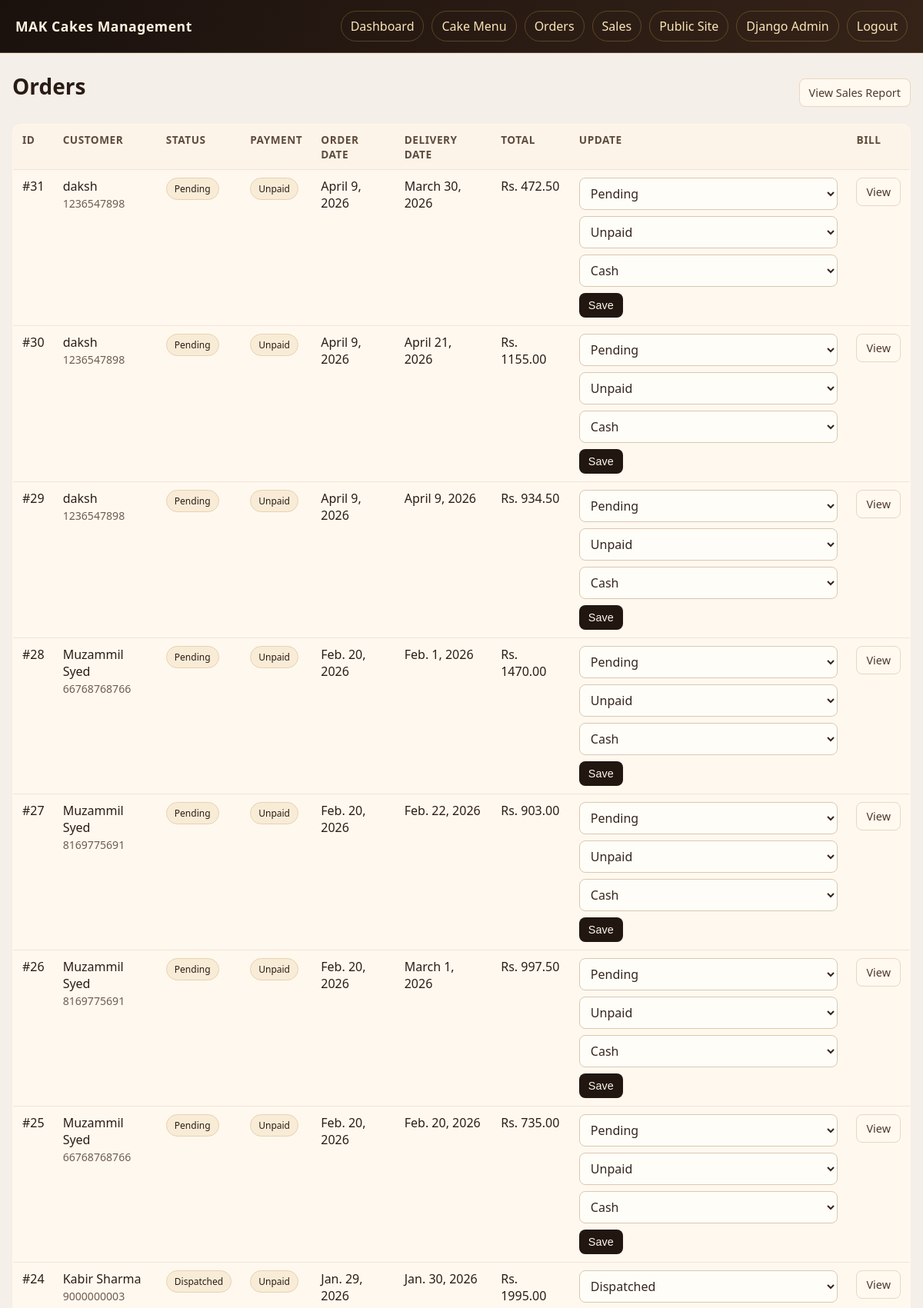
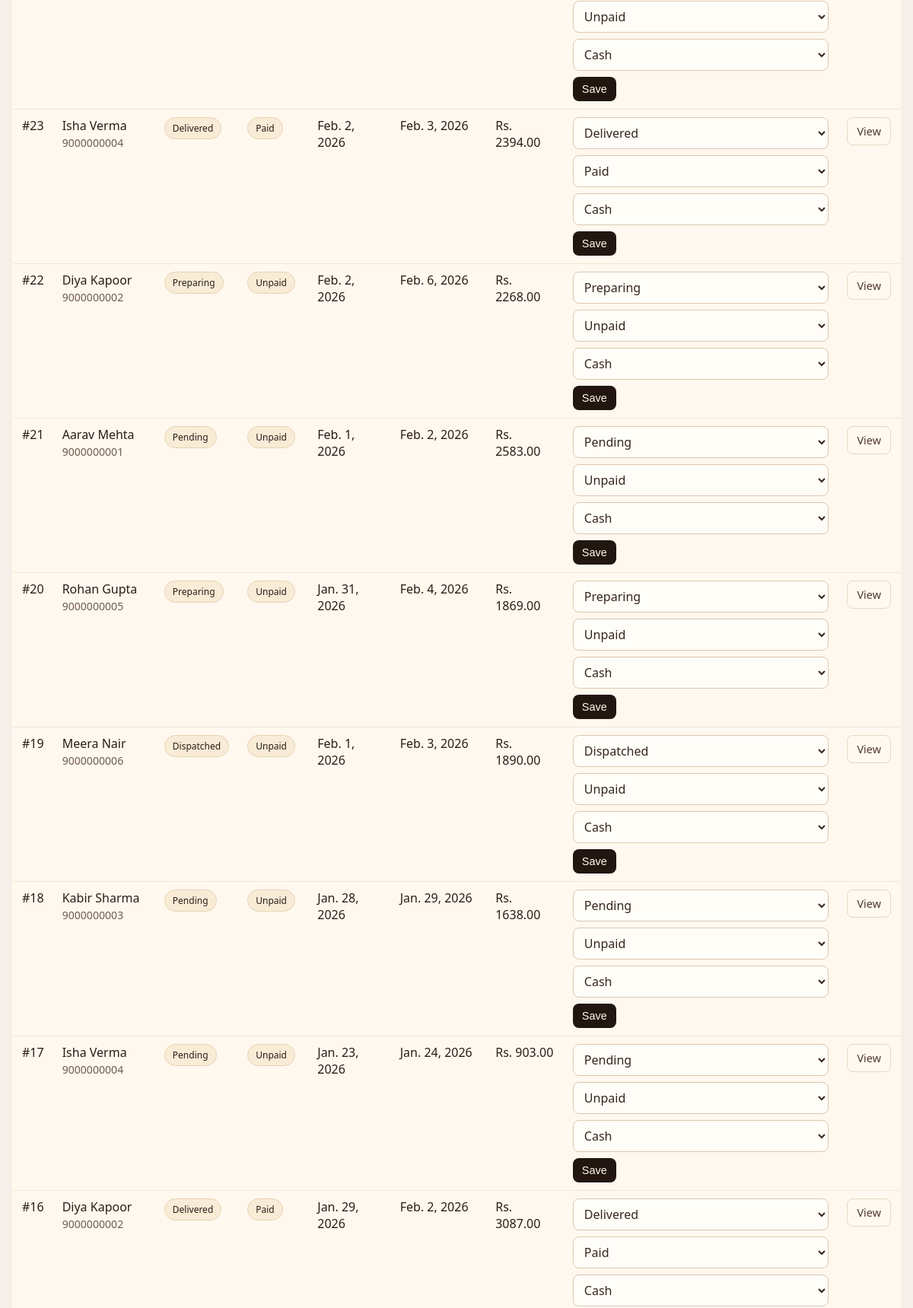
The app's page /management/orders/ (signed in, upper part) with its own data (2 pictures, top to bottom).
### bakery/models.py (models this page shows, shortened)
class TimeStampedModel(models.Model):
    created_at = models.DateTimeField(auto_now_add=True)
    updated_at = models.DateTimeField(auto_now=True)
    class Meta:
        abstract = True

class Order(TimeStampedModel):
    class Status(models.TextChoices):
        PENDING = "pending", "Pending"
        CONFIRMED = "confirmed", "Confirmed"
        PREPARING = "preparing", "Preparing"
        DISPATCHED = "dispatched", "Dispatched"
        DELIVERED = "delivered", "Delivered"
        CANCELLED = "cancelled", "Cancelled"
    customer = models.ForeignKey(Customer, on_delete=models.PROTECT, related_name="orders")
    status = models.CharField(max_length=20, choices=Status.choices, default=Status.PENDING)
    order_date = models.DateField(default=timezone.localdate)
    delivery_date = models.DateField(null=True, blank=True)
    notes = models.TextField(blank=True)
    subtotal = models.DecimalField(max_digits=10, decimal_places=2, default=0)
    tax_amount = models.DecimalField(max_digits=10, decimal_places=2, default=0)
    total_amount = models.DecimalField(max_digits=10, decimal_places=2, default=0)
    class Meta:
        ordering = ["-created_at"]

class Customer(TimeStampedModel):
    full_name = models.CharField(max_length=120)
    email = models.EmailField(blank=True)
    phone = models.CharField(max_length=20)
    address = models.TextField(blank=True)
    class Meta:
        ordering = ["full_name"]

class Bill(TimeStampedModel):
    class PaymentStatus(models.TextChoices):
        UNPAID = "unpaid", "Unpaid"
        PARTIAL = "partial", "Partial"
        PAID = "paid", "Paid"
    order = models.OneToOneField(Order, on_delete=models.CASCADE, related_name="bill")
    bill_number = models.CharField(max_length=30, unique=True)
    issued_at = models.DateTimeField(default=timezone.now)
    due_date = models.DateField(null=True, blank=True)
    payment_status = models.CharField(max_length=15, choices=PaymentStatus.choices, default=PaymentStatus.UNPAID)
    paid_at = models.DateTimeField(null=True, blank=True)
    class Meta:
        ordering = ["-issued_at"]

### bakery/views.py (the view)
# urls.py: path("management/orders/", views.management_order_list, name="order_list"),
@staff_member_required
def management_order_list(request):
    for order in Order.objects.select_related("bill"):
        Bill.objects.get_or_create(
            order=order,
            defaults={"bill_number": f"BILL-{order.id:05d}", "due_date": order.delivery_date},
        )
    orders = Order.objects.select_related("customer", "bill").order_by("-created_at")
    return render(request, "bakery/orders.html", {"orders": orders})

### templates/bakery/orders.html (shortened to what this page needs)
{% extends "bakery/base.html" %}
{% block content %}
<div class="toolbar">
  <h1>Orders</h1>
  <a class="btn btn-ghost" href="{% url 'bakery:sales_report' %}">View Sales Report</a>
</div>
<table>
  <thead>
    <tr>
      <th>ID</th>
      <th>Customer</th>
      <th>Status</th>
      <th>Payment</th>
      <th>Order Date</th>
      <th>Delivery Date</th>
      <th>Total</th>
      <th>Update</th>
      <th>Bill</th>
    </tr>
  </thead>
  <tbody>
    {% for order in orders %}
    <tr>
      <td>#{{ order.id }}</td>
      <td>
        {{ order.customer.full_name }}<br>
        <span class="muted">{{ order.customer.phone }}</span>
      </td>
      <td><span class="badge">{{ order.get_status_display }}</span></td>
      <td><span class="badge">{{ order.bill.get_payment_status_display }}</span></td>
      <td>{{ order.order_date }}</td>
      <td>{{ order.delivery_date|default:"-" }}</td>
      <td>Rs. {{ order.total_amount }}</td>
      <td>
        <form class="inline" method="post" action="{% url 'bakery:order_update' order.id %}">
          <select name="status" required>
            <option value="pending" {% if order.status == "pending" %}selected{% endif %}>Pending</option>
            <option value="preparing" {% if order.status == "preparing" %}selected{% endif %}>Preparing</option>
            <option value="dispatched" {% if order.status == "dispatched" %}selected{% endif %}>Dispatched</option>
            <option value="delivered" {% if order.status == "delivered" %}selected{% endif %}>Delivered</option>
          </select>
          <select name="payment_status" required>
            <option value="unpaid" {% if order.bill.payment_status == "unpaid" %}selected{% endif %}>Unpaid</option>
            <option value="paid" {% if order.bill.payment_status == "paid" %}selected{% endif %}>Paid</option>
          </select>
          <select name="payment_method" required>
            <option value="cash">Cash</option>
          </select>
          <button class="btn btn-dark" type="submit">Save</button>
        </form>
      </td>
      <td><a class="btn btn-ghost" href="{% url 'bakery:bill_detail' order.id %}">View</a></td>
    </tr>
    {% empty %}
    <tr><td colspan="9">No orders found.</td></tr>
    {% endfor %}
  </tbody>
</table>
{% endblock %}

### templates/bakery/base.html (style rules this page uses)
:root { --ink: #2a1c15; --soft: #6f5d4f; --paper: #fff8ef; --line: #ebdcc8; --dark: #211610; --gold: #efcb5a; --green: #0f766e; --red: #991b1b; }
* { box-sizing: border-box; }
body { margin: 0; font-family: "Segoe UI", Tahoma, Geneva, Verdana, sans-serif; background: #f4efe8; color: var(--ink); }
h1 { margin-top: 0; margin-bottom: 16px; font-size: 1.75rem; }
.toolbar { margin-bottom: 14px; display: flex; gap: 10px; flex-wrap: wrap; align-items: center; justify-content: space-between; }
table { width: 100%; border-collapse: collapse; background: var(--paper); border: 1px solid var(--line); border-radius: 12px; overflow: hidden; }
th, td { padding: 10px 12px; border-bottom: 1px solid #f0e5d6; text-align: left; vertical-align: top; }
th { background: #fcf4e8; font-size: .85rem; text-transform: uppercase; letter-spacing: .04em; color: #5f4b3e; }
.badge { padding: 5px 10px; border-radius: 999px; background: #f8ecd7; border: 1px solid #e8d2af; font-size: 12px; display: inline-block; }
.btn { display: inline-block; text-decoration: none; border: 0; cursor: pointer; border-radius: 8px; padding: 8px 12px; font-size: .9rem; }
.btn-dark { background: var(--dark); color: #fff8eb; }
.btn-ghost { background: #fff9f0; border: 1px solid #e7d8c0; color: #4f3a2c; }
form.inline { display: flex; gap: 8px; align-items: center; flex-wrap: wrap; }
input, select, textarea { width: 100%; background: #fffdf8; border: 1px solid #dbc8af; border-radius: 8px; padding: 8px 10px; font: inherit; color: #35251d; }
.muted { color: var(--soft); font-size: .88rem; }

### records on screen
Order: id "31", customer.full_name "daksh", customer.phone "1236547898", status "Pending", bill.payment_status "Unpaid", order_date "April 9, 2026", delivery_date "March 30, 2026", total_amount "472.50", payment_status "Unpaid"
Order: id "30", customer.full_name "daksh", customer.phone "1236547898", status "Pending", bill.payment_status "Unpaid", order_date "April 9, 2026", delivery_date "April 21, 2026", total_amount "1155.00", payment_status "Unpaid"
Order: id "29", customer.full_name "daksh", customer.phone "1236547898", status "Pending", bill.payment_status "Unpaid", order_date "April 9, 2026", delivery_date "April 9, 2026", total_amount "934.50", payment_status "Unpaid"
Order: id "28", customer.full_name "Muzammil Syed", customer.phone "66768768766", status "Pending", bill.payment_status "Unpaid", order_date "Feb. 20, 2026", delivery_date "Feb. 1, 2026", total_amount "1470.00", payment_status "Unpaid"
Order: id "27", customer.full_name "Muzammil Syed", customer.phone "8169775691", status "Pending", bill.payment_status "Unpaid", order_date "Feb. 20, 2026", delivery_date "Feb. 22, 2026", total_amount "903.00", payment_status "Unpaid"
Order: id "26", customer.full_name "Muzammil Syed", customer.phone "8169775691", status "Pending", bill.payment_status "Unpaid", order_date "Feb. 20, 2026", delivery_date "March 1, 2026", total_amount "997.50", payment_status "Unpaid"
Order: id "25", customer.full_name "Muzammil Syed", customer.phone "66768768766", status "Pending", bill.payment_status "Unpaid", order_date "Feb. 20, 2026", delivery_date "Feb. 20, 2026", total_amount "735.00", payment_status "Unpaid"
Order: id "24", customer.full_name "Kabir Sharma", customer.phone "9000000003", status "Dispatched", bill.payment_status "Unpaid", order_date "Jan. 29, 2026", delivery_date "Jan. 30, 2026", total_amount "1995.00", payment_status "Unpaid"
Order: id "23", customer.full_name "Isha Verma", customer.phone "9000000004", status "Delivered", bill.payment_status "Paid", order_date "Feb. 2, 2026", delivery_date "Feb. 3, 2026", total_amount "2394.00", payment_status "Paid"
Order: id "22", customer.full_name "Diya Kapoor", customer.phone "9000000002", status "Preparing", bill.payment_status "Unpaid", order_date "Feb. 2, 2026", delivery_date "Feb. 6, 2026", total_amount "2268.00", payment_status "Unpaid"
Order: id "21", customer.full_name "Aarav Mehta", customer.phone "9000000001", status "Pending", bill.payment_status "Unpaid", order_date "Feb. 1, 2026", delivery_date "Feb. 2, 2026", total_amount "2583.00", payment_status "Unpaid"
Order: id "20", customer.full_name "Rohan Gupta", customer.phone "9000000005", status "Preparing", bill.payment_status "Unpaid", order_date "Jan. 31, 2026", delivery_date "Feb. 4, 2026", total_amount "1869.00", payment_status "Unpaid"
Order: id "19", customer.full_name "Meera Nair", customer.phone "9000000006", status "Dispatched", bill.payment_status "Unpaid", order_date "Feb. 1, 2026", delivery_date "Feb. 3, 2026", total_amount "1890.00", payment_status "Unpaid"
Order: id "18", customer.full_name "Kabir Sharma", customer.phone "9000000003", status "Pending", bill.payment_status "Unpaid", order_date "Jan. 28, 2026", delivery_date "Jan. 29, 2026", total_amount "1638.00", payment_status "Unpaid"
Order: id "17", customer.full_name "Isha Verma", customer.phone "9000000004", status "Pending", bill.payment_status "Unpaid", order_date "Jan. 23, 2026", delivery_date "Jan. 24, 2026", total_amount "903.00", payment_status "Unpaid"
Order: id "16", customer.full_name "Diya Kapoor", customer.phone "9000000002", status "Delivered", bill.payment_status "Paid", order_date "Jan. 29, 2026", delivery_date "Feb. 2, 2026", total_amount "3087.00", payment_status "Paid"
